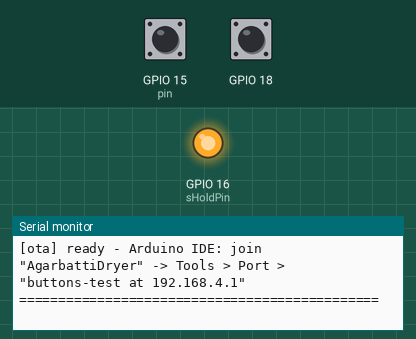
Simulated run of this sketch. Board: ESP32. Parts: output pins drawn as LEDs (lit = HIGH), the last lines printed to the serial monitor. The test bench sets the inputs (shaded band); at power-on: GPIO 15 (pin) HIGH, GPIO 18 HIGH.

Above: at 1.5 s.
1.6 s: GPIO 15 (pin) pulled LOW for 0.15 s
At 2.6 s:
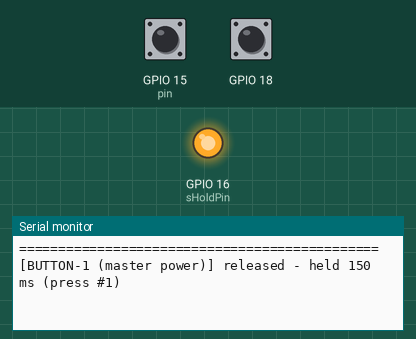
3.2 s: GPIO 18 pulled LOW for 0.15 s
At 3.9 s:
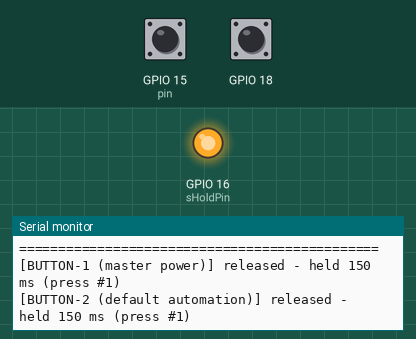

The sketch:

buttons-test.ino
```cpp
/**
 * BUTTONS TEST - Smart Dehumidifier (sensor suite, v2.0.20)
 * ===================================================================
 * Checks BUTTON-1 (master power button) and BUTTON-2 (default
 * automation) with press duration measurement.
 *
 * Wiring (from the dryer build):
 *   classic ESP32:  BTN1 = GPIO 15, BTN2 = GPIO 18
 *   ESP32-S3     :  BTN1 = GPIO 15, BTN2 = GPIO 16
 *   each button:   one wire GPIO -> button, other wire -> GND
 *                  (pull-up input, press = LOW)
 *
 * SAFETY / WHAT IS DIFFERENT FROM THE FIRMWARE:
 *   In the real firmware, holding BUTTON-1 for 3 s cuts the WHOLE
 *   system (P-MOSFET latch) and 10 s reboots. THIS TEST DOES NOT DO
 *   THAT - it only watches the pins, so you can hold BUTTON-1 as long
 *   as you like while testing. It still asserts the latch keep-alive
 *   pin (so a wired-up harness stays powered through the test):
 *     classic: HOLD = GPIO 16, S3: HOLD = GPIO 14.
 *
 * Use:
 *   1. Flash over USB (this single file - only the ESP32 core).
 *   2. Join WiFi "AgarbattiDryer" (password: dryer1234), open
 *      http://192.168.4.1 -> live button states on your phone.
 *   3. Serial Monitor @ 115200 - press and hold each button; the
 *      release line shows the press duration (the firmware judges
 *      short vs 3 s vs 10 s holds from exactly this number).
 *   4. OTA (always present): while this test runs, Arduino IDE
 *      Tools > Port > "buttons-test at 192.168.4.1" lets you upload
 *      ANY sketch in this folder - or the main dryer firmware -
 *      straight over WiFi. No USB needed afterwards.
 *
 * Verdict:  PASS = both buttons registered at least one press
 *            WARN = only one (or neither) seen yet
 */
#include <Arduino.h>
#include <WiFi.h>
#include <WebServer.h>
#include <ArduinoOTA.h>
#include <ESPmDNS.h>

#if defined(CONFIG_IDF_TARGET_ESP32S3) || defined(ESP32S3)
  #define HW_S3 1
#else
  #define HW_S3 0
#endif

#define AP_SSID   "AgarbattiDryer"
#define AP_PASS   "dryer1234"
#define AP_CHAN   6
#define AP_MAXCL  4
static const char *OTA_HOST  = "buttons-test";
static const char *TEST_NAME = "BUTTONS";

struct Btn {
  int pin = -1;
  const char *label = "";
  bool pressed = false;
  uint32_t presses = 0;
  uint32_t longestMs = 0;
  uint32_t lastDur = 0;
  uint32_t pressStart = 0;
};

static Btn b1, b2;
static int sHoldPin = -1;

static void btnTick(Btn &b) {
  bool p = (digitalRead(b.pin) == LOW);   // active low (to GND), like the firmware
  if (p && !b.pressed) {
    b.pressed = true;
    b.pressStart = millis();
  } else if (!p && b.pressed) {
    b.pressed = false;
    b.presses++;
    b.lastDur = millis() - b.pressStart;
    if (b.lastDur > b.longestMs) b.longestMs = b.lastDur;
    Serial.printf("[%s] released - held %lu ms (press #%lu)\n",
                  b.label, (unsigned long)b.lastDur, (unsigned long)b.presses);
  }
}

// --------------------------------------------------------------------
// Web + OTA
// --------------------------------------------------------------------
static const char INDEX_HTML[] PROGMEM = R"rawliteral(
<!doctype html>
<html><head><meta charset="utf-8">
<meta name="viewport" content="width=device-width,initial-scale=1">
<title>Buttons test</title>
<style>
 body{font-family:system-ui,Segoe UI,Roboto,sans-serif;background:#101418;color:#e8edf2;margin:0;padding:16px}
 h1{font-size:18px;margin:0 0 4px}.sub{color:#8a97a5;font-size:12px;margin-bottom:14px}
 .card{background:#1a2129;border:1px solid #2a3542;border-radius:10px;padding:12px 14px;margin-bottom:12px}
 .big{font-size:30px;font-weight:600}.ok{color:#4cd964}.bad{color:#ff5f57}.warn{color:#ffd60a}
 .row{display:flex;justify-content:space-between;font-size:14px;margin-top:6px;color:#b9c4cf}
 .tag{display:inline-block;padding:2px 8px;border-radius:99px;font-size:11px;background:#2a3542}
</style></head><body>
<h1>Buttons test</h1>
<div class="sub">smart dehummidifier &middot; buttons-test &middot; refreshes 1/s &middot; verdict <span id="st" class="tag">...</span></div>
<div id="cards">loading...</div>
<script>
function card(c){var h='<div class="card"><div class="big '+(c.cls||'')+'">'+c.big+'</div>';
 h+='<div style="color:#8a97a5;font-size:12px">'+c.t+'</div>';
 (c.rows||[]).forEach(function(r){h+='<div class="row"><span>'+r[0]+'</span><span>'+r[1]+'</span></div>'});
 return h+'</div>'}
async function tick(){try{
 var j=await (await fetch('/data')).json();
 var st=document.getElementById('st');st.textContent=j.verdict;
 st.className='tag '+(j.verdict==='PASS'?'ok':(j.verdict==='FAIL'?'bad':'warn'));
 document.getElementById('cards').innerHTML=j.cards.map(card).join('');
}catch(e){}setTimeout(tick,1000)}
tick();
</script>
</body></html>
)rawliteral";

WebServer web(80);
String gJson = "{}";

static void jRows(String &rows, const char *k, const String &v) {
  if (rows.length()) rows += ",";
  rows += "[";
  rows += "\"";  rows += k;     rows += "\",";
  rows += "\"";  rows += v;     rows += "\"";
  rows += "]";
}

static void cardBtn(Btn &b, String &j, bool comma) {
  String rows;
  String big = b.pressed ? "HELD" : "released";
  String cls = b.pressed ? "warn" : (b.presses ? "ok" : "");
  jRows(rows, "Pin", String("GPIO ") + String(b.pin));
  jRows(rows, "Presses", String(b.presses));
  if (b.pressed) {
    jRows(rows, "Holding now", String((millis() - b.pressStart) / 1000UL) + " s");
    if (b.pressed && (millis() - b.pressStart) >= 3000)
      jRows(rows, "Note", "firmware would hard-power-off the system at 3 s - this test does not");
  } else {
    jRows(rows, "Last hold", String(b.lastDur) + " ms");
    jRows(rows, "Longest", String(b.longestMs) + " ms");
  }
  j += "{\"t\":\"" + String(b.label) + "\",\"big\":\"" + big + "\",\"cls\":\"" + cls + "\",\"rows\":" + rows + "}";
  if (comma) j += ",";
}

static void refreshJson() {
  String j;
  j.reserve(500);
  if (b1.presses && b2.presses)   j += "{\"verdict\":\"PASS\",\"cards\":[";
  else if (b1.presses || b2.presses) j += "{\"verdict\":\"WARN\",\"cards\":[";
  else                             j += "{\"verdict\":\"...\",\"cards\":[";
  cardBtn(b1, j, true);
  cardBtn(b2, j, false);
  j += "]}";
  gJson = j;
}

static void netBegin() {
  WiFi.mode(WIFI_AP);
  WiFi.softAP(AP_SSID, AP_PASS, AP_CHAN, 0, AP_MAXCL);
  String ip = WiFi.softAPIP().toString();
  Serial.printf("[net] hotspot \"%s\" up (pass: %s) - phone/PC: http://%s\n",
                AP_SSID, AP_PASS, ip.c_str());

  ArduinoOTA.setHostname(OTA_HOST);
  ArduinoOTA.onStart([]() { Serial.println(F("[ota] network update STARTED")); });
  ArduinoOTA.onEnd([]()   { Serial.println(F("[ota] update complete - rebooting")); });
  ArduinoOTA.onProgress([](uint32_t d, uint32_t tot) {
    if (tot == 0) return;
    static uint8_t lastPct = 255;
    uint8_t pct = (uint8_t)(d * 100UL / tot);
    if (pct != lastPct && pct % 25 == 0) { lastPct = pct; Serial.printf("[ota] %u%%\n", (unsigned)pct); }
  });
  ArduinoOTA.onError([](ota_error_t e) { Serial.printf("[ota] error %u\n", (unsigned)e); });
  if (!MDNS.begin(OTA_HOST)) Serial.println(F("[ota] mDNS failed - use the IP directly"));
  else MDNS.addService("http", "tcp", 80);
  ArduinoOTA.begin();
  Serial.printf("[ota] ready - Arduino IDE: join \"%s\" -> Tools > Port > \"%s at %s\"\n",
                AP_SSID, OTA_HOST, ip.c_str());
}

// --------------------------------------------------------------------
void setup() {
  Serial.begin(115200);
  delay(300);
  Serial.println();
  Serial.println("==============================================");
  Serial.printf(" %s SENSOR TEST - smart dehummidifier v2.0.20\n", TEST_NAME);
  Serial.printf(" board: %s (S3: %s)\n",
                ESP.getChipModel(), HW_S3 ? "YES" : "no");

  if (HW_S3) { b1.pin = 15; b2.pin = 16; sHoldPin = 14; }
  else       { b1.pin = 15; b2.pin = 18; sHoldPin = 16; }
  b1.label = "BUTTON-1 (master power)";
  b2.label = "BUTTON-2 (default automation)";

  // keep the soft-latch alive while we test (the harness stays powered)
  if (sHoldPin >= 0) {
    pinMode(sHoldPin, OUTPUT);
    digitalWrite(sHoldPin, HIGH);
  }
  pinMode(b1.pin, INPUT_PULLUP);
  pinMode(b2.pin, INPUT_PULLUP);

  Serial.printf("[btn] BUTTON-1 on GPIO %d, BUTTON-2 on GPIO %d (both to GND)\n", b1.pin, b2.pin);
  Serial.printf("[btn] hold pin %d asserted - holding BUTTON-1 here does NOT power off\n", sHoldPin);
  Serial.println(F("[btn] press either button and release - the duration is printed"));

  web.on("/", []() { web.send_P(200, "text/html", INDEX_HTML); });
  web.on("/data", []() { web.send(200, "application/json", gJson); });
  web.begin();
  netBegin();
  Serial.println("==============================================");
  refreshJson();
}

void loop() {
  ArduinoOTA.handle();          // OTA lives in every test sketch
  web.handleClient();

  btnTick(b1);
  btnTick(b2);

  static uint32_t lastJson = 0;
  uint32_t now = millis();
  if (now - lastJson >= 500) { lastJson = now; refreshJson(); }
}
```

Measured:
- after the input at 1.6 s, the serial monitor: prints a new line after 0.15 s (image 1)
- after the input at 3.2 s, the serial monitor: prints a new line after 0.15 s (image 2)
